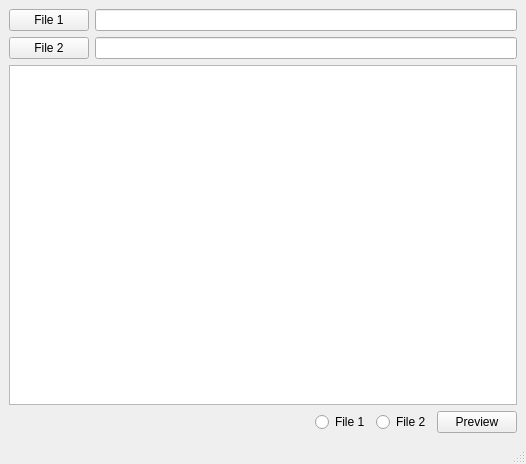
<?xml version="1.0" encoding="UTF-8"?>
<ui version="4.0">
 <class>MainWindow</class>
 <widget class="QMainWindow" name="MainWindow">
  <property name="geometry">
   <rect>
    <x>0</x>
    <y>0</y>
    <width>526</width>
    <height>464</height>
   </rect>
  </property>
  <property name="windowTitle">
   <string>MainWindow</string>
  </property>
  <widget class="QWidget" name="centralwidget">
   <layout class="QVBoxLayout" name="verticalLayout">
    <item>
     <layout class="QGridLayout" name="gridLayout">
      <item row="0" column="0">
       <widget class="QPushButton" name="btn_File1">
        <property name="text">
         <string>File 1</string>
        </property>
       </widget>
      </item>
      <item row="0" column="1">
       <widget class="QLineEdit" name="txtbox_File1">
        <property name="enabled">
         <bool>true</bool>
        </property>
       </widget>
      </item>
      <item row="1" column="1">
       <widget class="QLineEdit" name="txtbox_File2"/>
      </item>
      <item row="1" column="0">
       <widget class="QPushButton" name="btn_File2">
        <property name="text">
         <string>File 2</string>
        </property>
       </widget>
      </item>
     </layout>
    </item>
    <item>
     <widget class="QTableView" name="tbl_preview"/>
    </item>
    <item>
     <layout class="QHBoxLayout" name="horizontalLayout">
      <item>
       <spacer name="horizontalSpacer_3">
        <property name="orientation">
         <enum>Qt::Horizontal</enum>
        </property>
        <property name="sizeHint" stdset="0">
         <size>
          <width>40</width>
          <height>20</height>
         </size>
        </property>
       </spacer>
      </item>
      <item>
       <widget class="QRadioButton" name="rdbtn_File1">
        <property name="text">
         <string>File 1</string>
        </property>
       </widget>
      </item>
      <item>
       <widget class="QRadioButton" name="rdbtn_File2">
        <property name="text">
         <string>File 2</string>
        </property>
       </widget>
      </item>
      <item>
       <widget class="QPushButton" name="btn_preview">
        <property name="text">
         <string>Preview</string>
        </property>
       </widget>
      </item>
     </layout>
    </item>
   </layout>
  </widget>
  <widget class="QMenuBar" name="menubar">
   <property name="geometry">
    <rect>
     <x>0</x>
     <y>0</y>
     <width>526</width>
     <height>21</height>
    </rect>
   </property>
  </widget>
  <widget class="QStatusBar" name="statusbar"/>
 </widget>
 <resources/>
 <connections/>
</ui>
